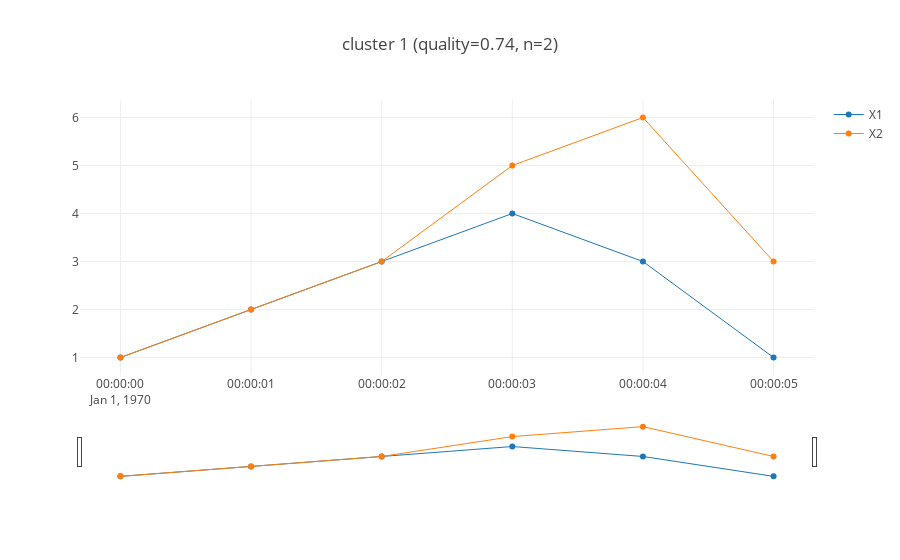

The cell this chart's notebook holds for it:
### Code cell
for cluster_number in clusters_final:
    # get a rough quality score based on the correlation between metrics in the cluster
    x_corr = X_bis_df[cluster_metrics_dict[cluster_number]].corr().abs().values
    x_corr_mean = round(x_corr[np.triu_indices(x_corr.shape[0],1)].mean(),2)
    # plot each cluster
    plot_title = f'cluster {cluster_number} (quality={x_corr_mean}, n={cluster_len_dict[cluster_number]})'
    plot_lines(X_bis_df, cols=cluster_metrics_dict[cluster_number], renderer='vscode', theme=None, title=plot_title)

### Figure 1 — Plotly figure (JSON) as saved in the notebook; plotly's stock layout.template omitted (floating-point values rounded to 4 significant figures)
{"data": [{"hoverlabel": {"namelength": -1}, "line": {"width": 1}, "name": "X1", "type": "scatter", "x": ["1970-01-01T00:00:00", "1970-01-01T00:00:01", "1970-01-01T00:00:02", "1970-01-01T00:00:03", "1970-01-01T00:00:04", "1970-01-01T00:00:05"], "y": [1, 2, 3, 4, 3, 1]}, {"hoverlabel": {"namelength": -1}, "line": {"width": 1}, "name": "X2", "type": "scatter", "x": ["1970-01-01T00:00:00", "1970-01-01T00:00:01", "1970-01-01T00:00:02", "1970-01-01T00:00:03", "1970-01-01T00:00:04", "1970-01-01T00:00:05"], "y": [1, 2, 3, 5, 6, 3]}], "layout": {"title": {"text": "cluster 1 (quality=0.74, n=2)"}, "xaxis": {"rangeslider": {"visible": true}}}}
